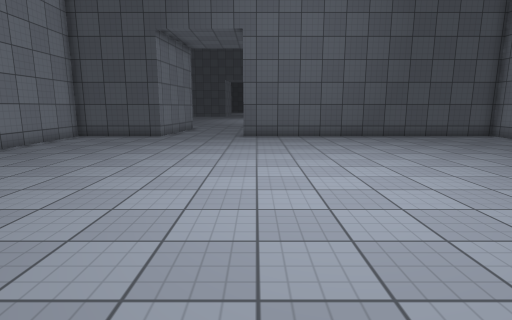
View 1 (above)

24 first-person views from a walk through a Unity game level. The camera is 1.4 m above the floor, tilts 10° down and sees 80° across. The floor is counted in squares, 1 m on a side. Each view is taken from the middle of a square. On the plan, view 1 faces up. The plan holds only what a view shows up to about 14 squares ahead; the rest is blank. The place goes on beyond the plan. Surface patterns are stand-ins for the level's own textures.

View 2
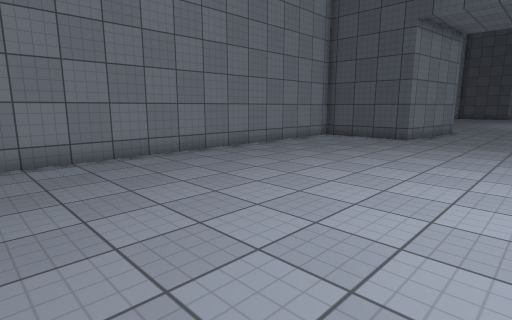

View 3
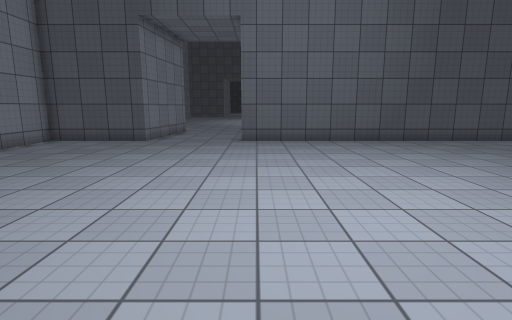

View 4
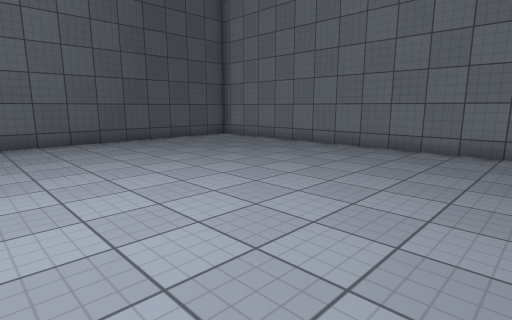

View 5
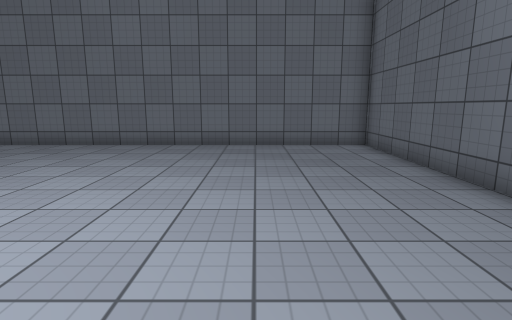

View 6
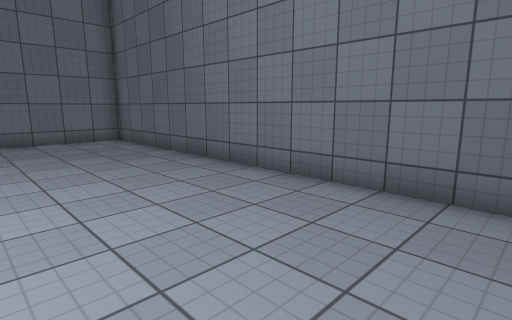

View 7
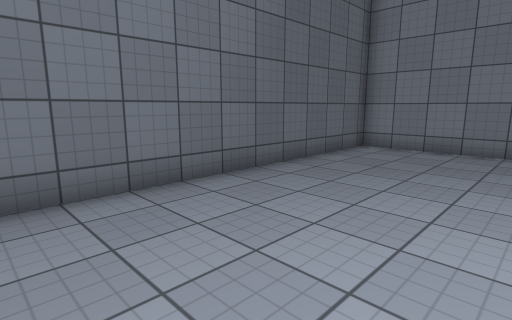

View 8
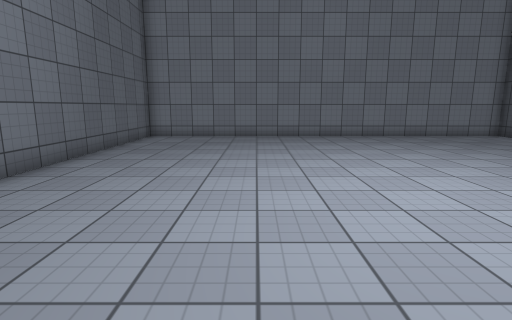

View 9
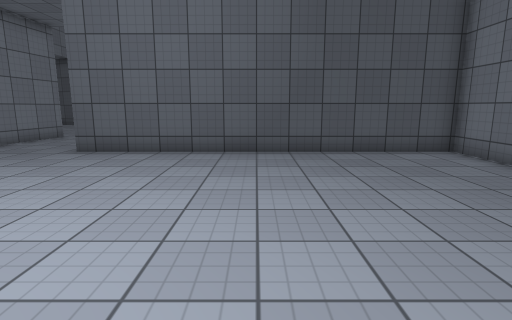

View 10
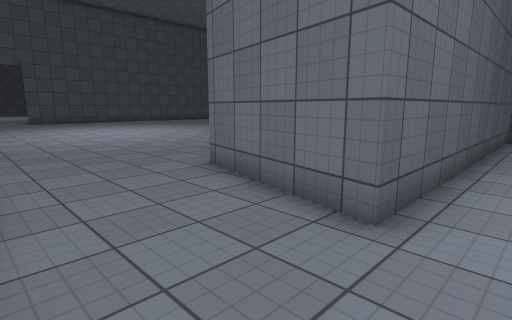

View 11
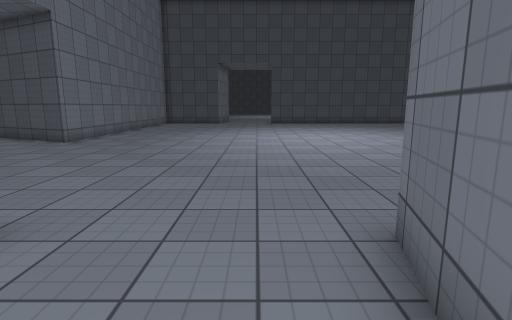

View 12
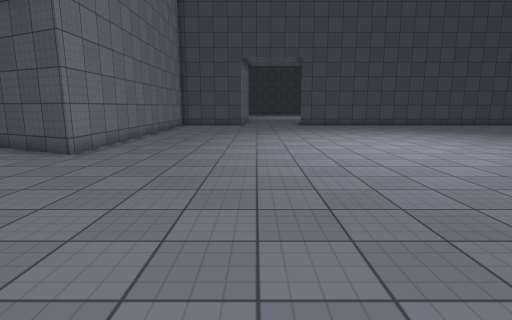

View 13
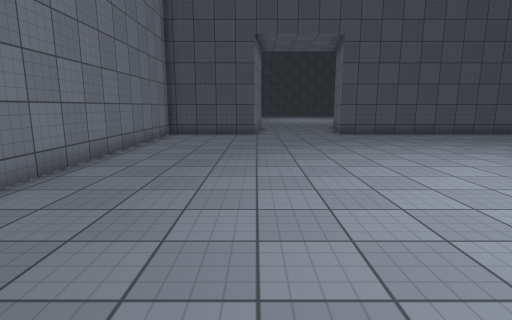

View 14
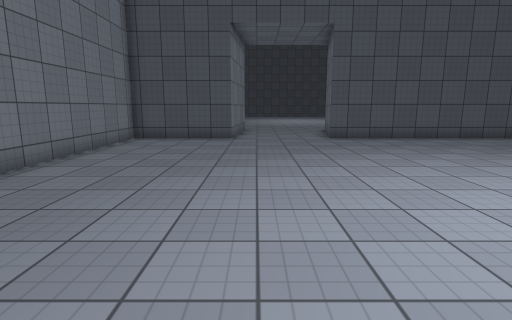

View 15
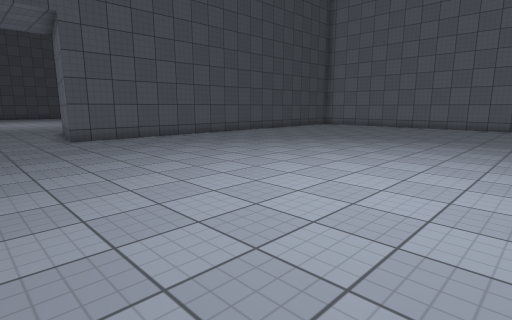

View 16
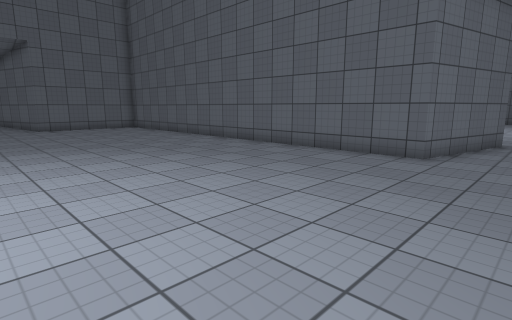

View 17
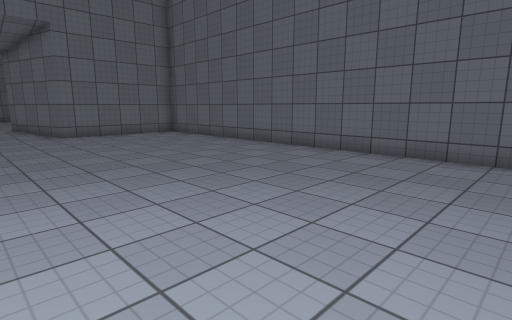

View 18
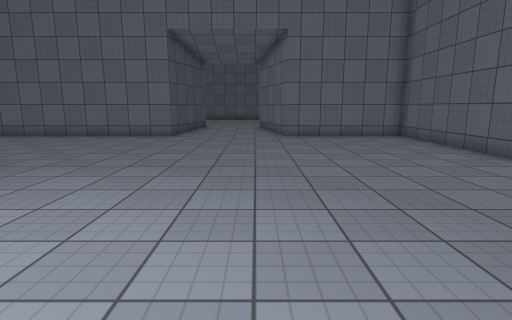

View 19
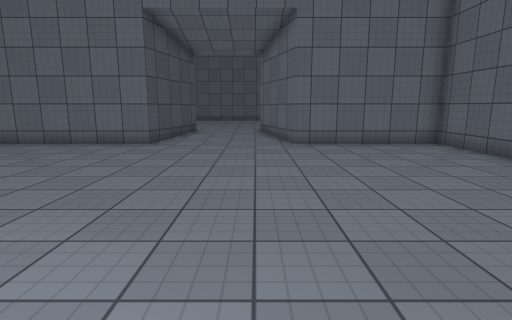

View 20
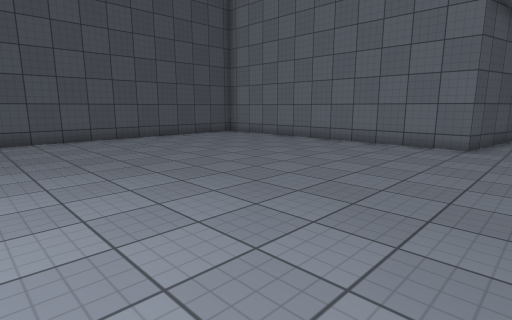

View 21
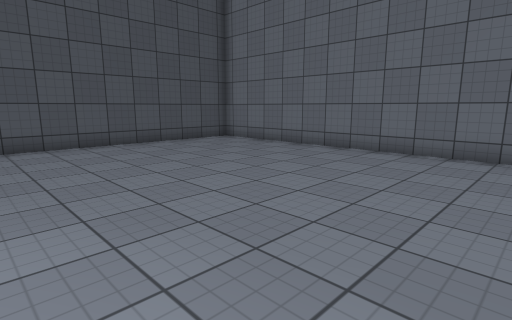

View 22
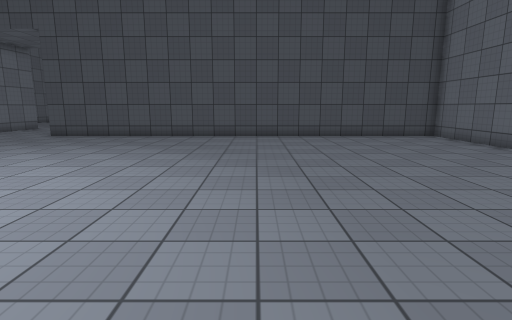

View 23
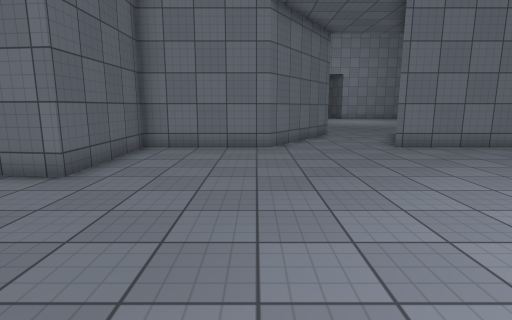

View 24
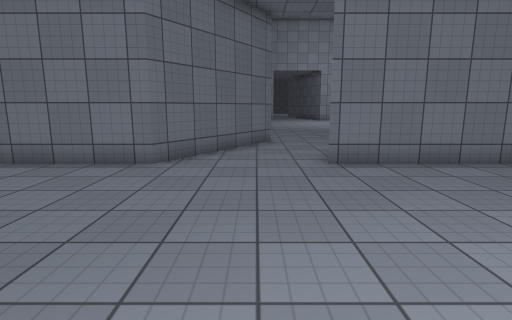

### Floor plan
Points are (right, up) in squares from view 1. A wall is a line through its corners. A room is listed if a view was taken in it or the views show most of it. See-through windows are left out.
Room 1 (views 1, 2, 3, 4, 5, 6, 7, 8, 9, 10, 11, 12)
walls: (-3.9, 19.1) (-4.5, 14.4) (-8.4, 14.4) (-8.4, -2) (11.2, -2) (11.2, 14.4) (-0.6, 14.4) (0.5, 19.1)
ways out: opening at (-2, 18.7) to room 2
Room 2 (views 13, 14, 15, 16, 17, 18, 19, 20, 21, 22, 23, 24)
walls: (0.5, 19.1) (18.5, 19.1) (18.5, 24.6) (21.3, 25.4); (-4, 42) (-4.1, 41.5) (-8.4, 41.5) (-8.4, 27.8) (-12.5, 29.7); (17.8, 41.5) (0.3, 41.5) (0.8, 44.3); (21.5, 29.3) (18.5, 30) (18.5, 41.2); (-12.5, 26) (-8.4, 23.5) (-8.4, 19.1) (-3.9, 19.1)
ways out: opening at (-2, 18.7) to room 1

Where each view was taken, in squares from view 1:
view 1: 0 up, 0 right, facing up
view 2: 1 up, 0 right, facing up-left
view 3: 2 up, 0 right, facing up
view 4: 2 up, 1 right, facing up-right
view 5: 2 up, 0 right, facing right
view 6: 3 up, 2 left, facing down-right
view 7: 3 up, 2 right, facing down-left
view 8: 3 up, 6 right, facing left
view 9: 5 up, 5 right, facing up
view 10: 13 up, 4 left, facing up-right
view 11: 16 up, 1 left, facing up
view 12: 19 up, 3 left, facing up
view 13: 26 up, 4 left, facing up
view 14: 28 up, 3 left, facing up
view 15: 28 up, 3 left, facing up-right
view 16: 28 up, 2 left, facing down-right
view 17: 28 up, 3 right, facing down-right
view 18: 26 up, 4 right, facing right
view 19: 26 up, 7 right, facing right
view 20: 28 up, 7 right, facing up-right
view 21: 30 up, 9 right, facing up-right
view 22: 27 up, 10 right, facing up
view 23: 23 up, 2 right, facing left
view 24: 26 up, 1 left, facing left
